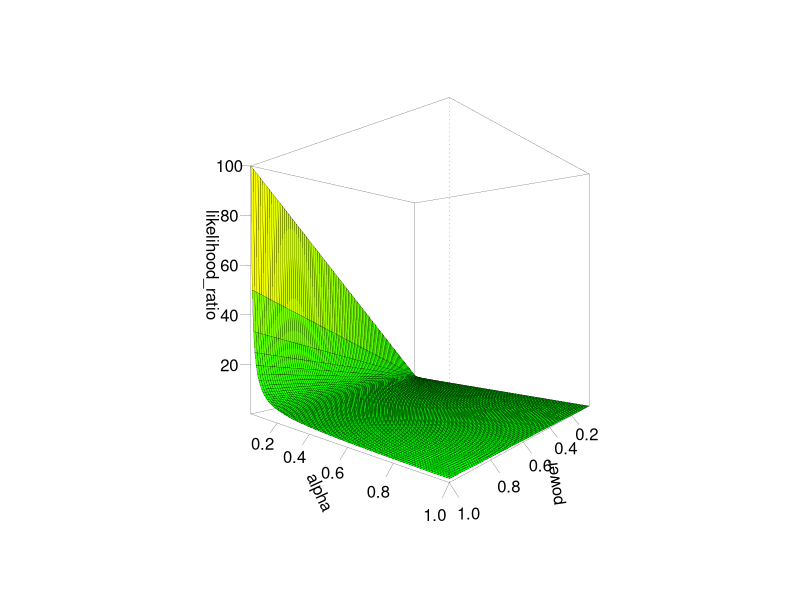

This figure's R source:
#Create single plot for graph----
power <- seq(0.01,1,0.01)
alpha <- seq(0.01,1,0.01)
pH0 <- 0.5
tp<-((1-pH0)*power)
fp<-((pH0)*alpha)
likelihood_ratio<-outer(tp, fp, "/")

#Create color shading
nrz<-nrow (likelihood_ratio)
ncz<-ncol(likelihood_ratio)
jet.colors<-colorRampPalette(c("green","yellow"))
nbcol<-100
color<-jet.colors(nbcol)
zfacet<-likelihood_ratio[-1, -1]+likelihood_ratio[-1,-ncz]+likelihood_ratio[-nrz,-1]+likelihood_ratio[-nrz,-ncz]
facetcol<-cut(zfacet,nbcol)

#Save plot----
png(file = "lrplot.png", width = 4000, height = 4000, res = 300)
persp(x=power, y=alpha, z=likelihood_ratio, theta = 130, phi = 0, col = color[facetcol], ticktype = "detailed", lwd=0.2)
dev.off()